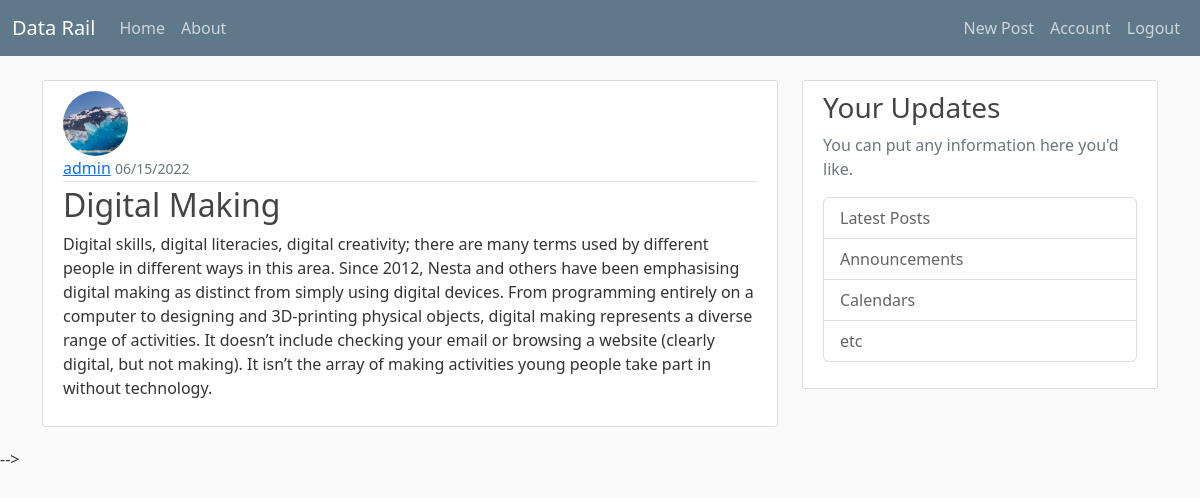
Screenshot of /post/12 (signed in) with the database file from the repository.
### datarail/models.py (models this page shows, shortened)
class User(db.Model, UserMixin):
    id = db.Column(db.Integer, primary_key=True)
    username = db.Column(db.String(20), nullable=False, unique=True)
    email = db.Column(db.String(50), nullable=False, unique=True)
    image_file = db.Column(
        db.String(120), nullable=False, default='default.jpg')
    password = db.Column(db.String(60), nullable=False)
    post = db.relationship('Post', backref='author', lazy=True)

class Post(db.Model, UserMixin):
    id = db.Column(db.Integer, primary_key=True)
    title = db.Column(db.String(60), nullable=False, unique=True)
    date_posted = db.Column(db.DateTime, nullable=False,
                            default=datetime.utcnow)
    content = db.Column(db.Text, nullable=False)
    user_id = db.Column(db.Integer, db.ForeignKey('user.id'), nullable=False)

### datarail/routes.py (the view)
@app.route('/post/<int:post_id>', methods=['GET'])
@login_required
def post(post_id):
    post = Post.query.get_or_404(post_id)
    return render_template('post.html', post=post, title=post.title)

### datarail/models.py (called while the page is built)
@login_manager.user_loader
def load_user(user_id):
    return User.query.get(user_id)

### datarail/templates/post.html (shortened to what this page needs)
{%extends 'layout.html'%}
{%block content%}
<article class="media content-section">
    <img class="rounded-circle article-img" src="{{ url_for('static', filename='profile_pics/' + post.author.image_file) }}"
        alt="profile picture">
    <div class="media-body">
        <div class="article-metadata">
            <a class="mr-2" href="{{url_for('user_post', username=post.author.username)}}">{{ post.author.username }}</a>
            <small class="text-muted">{{ post.date_posted.strftime('%m/%d/%Y') }}</small>
        </div>
        <h2>{{ post.title }}</h2>
        <p class="article-content">{{ post.content }}</p>
    </div>
</article>
{%endblock content%}

### datarail/static/main.css (style rules this page uses)
body { background: #fafafa; color: #333333; margin-top: 5rem; }
h1, h2, h3, h4, h5, h6 { color: #444444; }
.content-section { background: #ffffff; padding: 10px 20px; border: 1px solid #dddddd; border-radius: 3px; margin-bottom: 20px; }
.article-content { white-space: pre-line; }
.article-img { height: 65px; width: 65px; margin-right: 16px; }
.article-metadata { padding-bottom: 1px; margin-bottom: 4px; border-bottom: 1px solid #e3e3e3 }

### rows the page displays
User: image_file (placeholder picture), author.username "admin"
Post: date_posted "06/15/2022", title "Digital Making", content "Digital skills, digital literacies, digital creativity; there are many terms used by different people in different ways in this area. Since 2012, Nesta and others have been emphasising digital making as distinct from simply using digital devices. From programming entirely on a computer to designing and 3D-printing physical objects, digital making represents a diverse range of activities. It doesn’t include checking your email or browsing a website (clearly digital, but not making). It isn’t the array of making activities young people take part in without technology."
